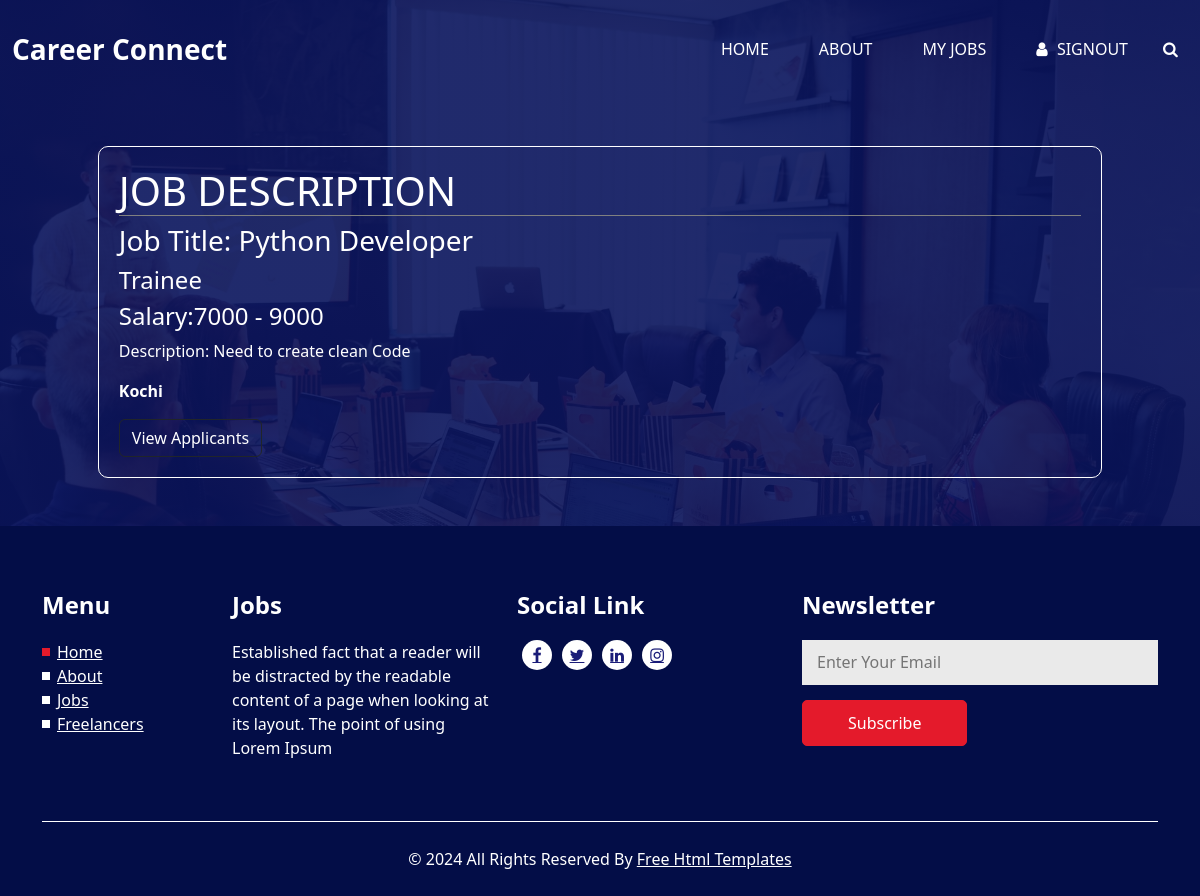
Screenshot of /career/JobViewRecruiter/1 with the database file from the repository.
### careers/models.py (models this page shows, shortened)
class Joblist(models.Model):
    options = (("Software","Software"),("IT","IT"),("Technical","Technical"),("Accounts","Accounts"),("Mamagement","Management"),("HR","HR"),("Marketing","Marketing"),("Other","Other"))
    Job_title = models.CharField(max_length = 255)
    job_category = models.CharField(max_length = 255,choices = options,null = True,blank = True)
    job_description = models.CharField(max_length = 255)
    Salary_start = models.IntegerField()
    Salary_end = models.IntegerField()
    Location = models.CharField(max_length = 255)
    mode_of_work = models.CharField(max_length = 255 , choices = (("Full time","Full time"),("Part Time","Part Time"),("Trainee","Trainee")))
    approval_status = models.BooleanField(default = False)
    recruiter = models.ForeignKey(User, on_delete = models.CASCADE, null=True, blank = True)
    company_profile = models.ForeignKey(RecruiterData, on_delete = models.CASCADE, null=True, blank = True)

### careers/views.py (the view)
# urls.py: path("JobViewRecruiter/<int:pk>",views.JobViewRecruiter,name="JobViewRecruiter"),
def JobViewRecruiter(request,pk):
    job = Joblist.objects.get(id = pk)
    applicants = Jobapplication.objects.filter(job = job)
    context = {
        "job":job,
        "students":applicants
    }
    return render(request,"jobsingleviewrecruter.html",context)

### templates/jobsingleviewrecruter.html (shortened to what this page needs)
{% extends "recruiterindex.html" %}
{% block content %}
<link href="https://cdn.jsdelivr.net/npm/bootstrap@5.3.2/dist/css/bootstrap.min.css" rel="stylesheet">
<div class="container mt-5 mb-5">
    <div class="content">
        <div class="row">
            <div class="col md-12">
                <div class="item">
                    <h1>JOB DESCRIPTION</h1>
                    <h3>Job Title: {{job.Job_title}}</h3>
                    <h4>{{job.mode_of_work}}</h4>
                    <h4>Salary:{{job.Salary_start}} - {{job.Salary_end}}</h4>
                    <p>Description: {{job.job_description}} </p>
                    <p><b>{{job.Location}}</b></p>
                </div>
            </div>
            <div class="col-md-12">
                <div class="item">
                    <a data-bs-toggle="modal" data-bs-target="#exampleModal" class="btn btn-outline-dark">View Applicants</a>
                </div>
            </div>
        </div>
    </div>
</div>
{% endblock %}

### static/css/style.css (style rules this page uses)
body { font-family: 'Poppins', sans-serif; color: #0c0c0c; background-color: #ffffff; overflow-x: hidden; }
a, a:hover, a:focus { text-decoration: none; }
.btn, .btn:focus { outline: none !important; -webkit-box-shadow: none; box-shadow: none; }

### templates/jobsingleviewrecruter.html (style rules this page uses)
.content { width:90%; padding: 20px; margin: auto; border-radius: 10px; border: .5px solid white; color: white !important; }
.content h1 { border-bottom: .5px solid gray; }

### rows the page displays
Joblist: Job_title "Python Developer", mode_of_work "Trainee", Salary_start "7000", Salary_end "9000", job_description "Need to create clean Code", Location "Kochi"
